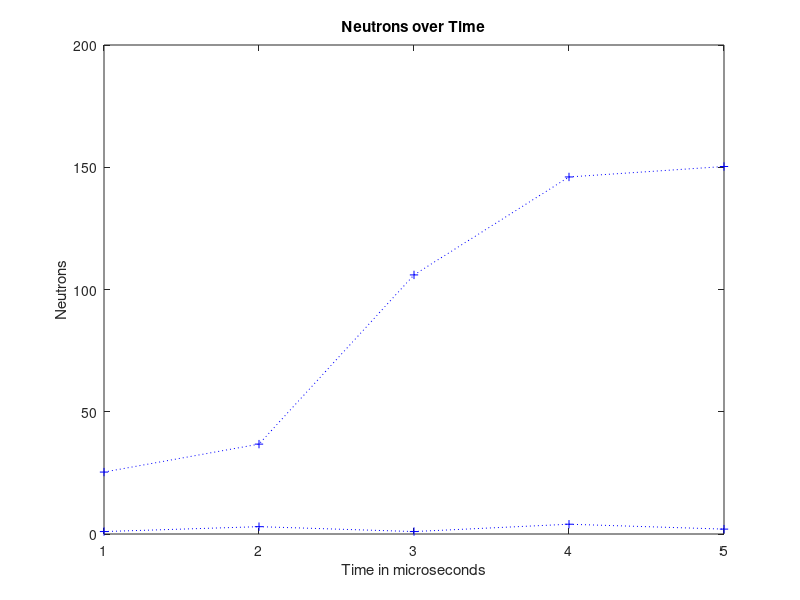

MATLAB code to generate this figure:
%Another try
tic;
ni = input('Enter initial number of neutrons: N(0) = ');
g = input('Enter number of generations = ');
n = ni; %initially set total neutrons to initial number inputted
t=0;
out = zeros(g,2);
out(1,1)= t;
out(1,2)= n;
for z=1:g
    for a=1:n
    x=rand();
    y=rand();
    t = y * 200;
        if (0.81 < x)    %if random # is greater than 0.81 it leaked
            deltan = -1 ;   %If leaked total nuetrons-1
            n = n + deltan;
        end
        out(a,2)=n;
        out(a,1)=t;
    end               
end
%csvwrite('NofTData.csv', [n+deltan; t]);
B = sortrows (out, 1);
figure;
plot(B,':+b');
title('Neutrons over Time')
xlabel('Time in microseconds')
ylabel('Neutrons')
%xlswrite('NofTxcel.xlsx',B)
B
toc;